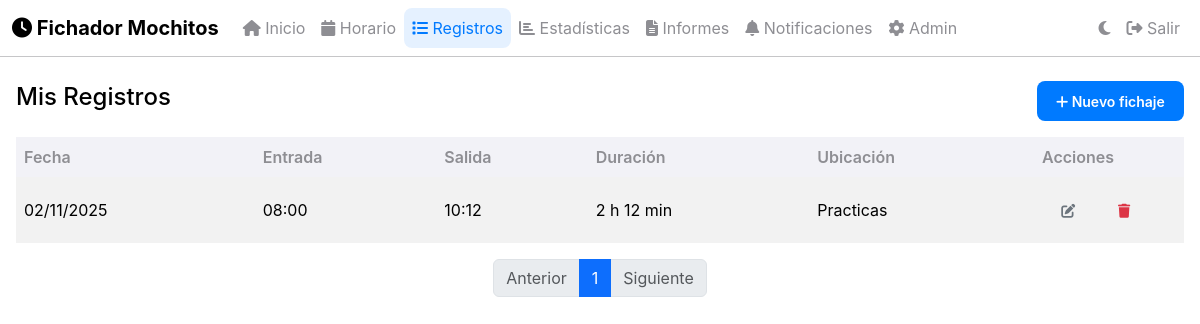
Screenshot of /records (signed in) with the database file from the repository.
### app.py (models this page shows)
class TimeRecord(db.Model):
    id = db.Column(db.Integer, primary_key=True)
    user_id = db.Column(db.Integer, db.ForeignKey('user.id'), nullable=False)
    date = db.Column(db.Date, nullable=False)
    entry_time = db.Column(db.DateTime, nullable=False)
    exit_time = db.Column(db.DateTime, nullable=True)
    location = db.Column(db.String(200), nullable=True)
    latitude = db.Column(db.Float, nullable=True)
    longitude = db.Column(db.Float, nullable=True)
    notes = db.Column(db.String(500), nullable=True)
    is_active = db.Column(db.Boolean, default=True)

### app.py (the view)
@app.route('/records')
@login_required
def records():
    page = request.args.get('page', 1, type=int)
    records = TimeRecord.query.filter_by(user_id=current_user.id).order_by(TimeRecord.date.desc(), TimeRecord.entry_time.desc()).paginate(page=page, per_page=10)
    return render_template('records.html', records=records)

### app.py (called while the page is built)
def format_seconds_to_hm(total_seconds):
    if total_seconds is None:
        return "-"
    try:
        secs = int(round(float(total_seconds)))
    except Exception:
        return str(total_seconds)
    sign = "-" if secs < 0 else ""
    secs = abs(secs)
    total_minutes = secs // 60
    h = total_minutes // 60
    m = total_minutes % 60
    return f"{sign}{h} h {m} min"

@login_manager.user_loader
def load_user(user_id):
    return User.query.get(int(user_id))

@app.template_filter('hm_seconds')
def jinja_hm_seconds_filter(seconds_value):
    return format_seconds_to_hm(seconds_value)

@app.context_processor
def inject_now():
    return {'now': datetime.now()}

### templates/records.html (shortened to what this page needs)
{% extends 'base.html' %}
{% block content %}
<div class="d-flex justify-content-between align-items-center mb-3">
    <h4>Mis Registros</h4>
    <a href="{{ url_for('user_add_record') }}" class="btn btn-primary btn-sm">
        <i class="fas fa-plus"></i> Nuevo fichaje
    </a>
</div>
{% if records.items %}
<div class="table-responsive">
    <table class="table table-striped table-hover align-middle">
        <thead>
        <tr>
            <th>Fecha</th>
            <th>Entrada</th>
            <th>Salida</th>
            <th>Duración</th>
            <th>Ubicación</th>
            <th style="width:150px">Acciones</th>
        </tr>
        </thead>
        <tbody>
        {% for record in records.items %}
        <tr class="{{ 'table-warning' if not record.exit_time }}">
            <td>{{ record.date.strftime('%d/%m/%Y') }}</td>
            <td>{{ record.entry_time.strftime('%H:%M') }}</td>
            <td>
                {% if record.exit_time %}
                {{ record.exit_time.strftime('%H:%M') }}
                {% else %}
                <span class="badge bg-warning">En curso</span>
                {% endif %}
            </td>
            <td>
                {% if record.exit_time %}
                {{ (record.exit_time - record.entry_time).total_seconds() | hm_seconds }}
                {% else %}
                -
                {% endif %}
            </td>
            <td>
                {% if record.latitude and record.longitude %}
                <button class="btn btn-sm btn-outline-primary view-map-btn"
                        data-bs-toggle="modal" data-bs-target="#recordMapModal"
                        data-lat="{{ record.latitude }}"
                        data-lng="{{ record.longitude }}"
                        data-location="{{ record.location or 'Ubicación' }}">
                    <i class="fas fa-map-marker-alt"></i> Ver mapa
                </button>
                {% else %}
                <span title="{{ record.location }}">{{ (record.location or '—')|truncate(30) }}</span>
                {% endif %}
            </td>
            <td>
                <a href="{{ url_for('user_edit_record', record_id=record.id) }}" class="btn btn-sm btn-outline-secondary">
                    <i class="fas fa-edit"></i>
                </a>
                <form action="{{ url_for('user_delete_record', record_id=record.id) }}" method="POST" class="d-inline" onsubmit="return confirm('¿Eliminar este fichaje?');">
                    <button type="submit" class="btn btn-sm btn-outline-danger">
                        <i class="fas fa-trash"></i>
                    </button>
                </form>
            </td>
        </tr>
        {% endfor %}
        </tbody>
    </table>
</div>
<nav aria-label="Paginación">
    <ul class="pagination justify-content-center">
        <li class="page-item {% if not records.has_prev %}disabled{% endif %}">
            <a class="page-link" href="{{ url_for('records', page=records.prev_num) if records.has_prev else '#' }}" tabindex="-1">Anterior</a>
        </li>
        {% for p in range(1, records.pages + 1) %}
        <li class="page-item {% if p == records.page %}active{% endif %}">
            <a class="page-link" href="{{ url_for('records', page=p) }}">{{ p }}</a>
        </li>
        {% endfor %}
        <li class="page-item {% if not records.has_next %}disabled{% endif %}">
            <a class="page-link" href="{{ url_for('records', page=records.next_num) if records.has_next else '#' }}">Siguiente</a>
        </li>
    </ul>
</nav>
{% else %}
<div class="alert alert-info">No hay registros.</div>
{% endif %}
{% endblock %}

### rows the page displays
TimeRecord: date "02/11/2025", entry_time "08:00", exit_time "10:12", exit_time+entry_time "2 h 12 min", location "Practicas"

### other values shown
{{ p }} "1"
